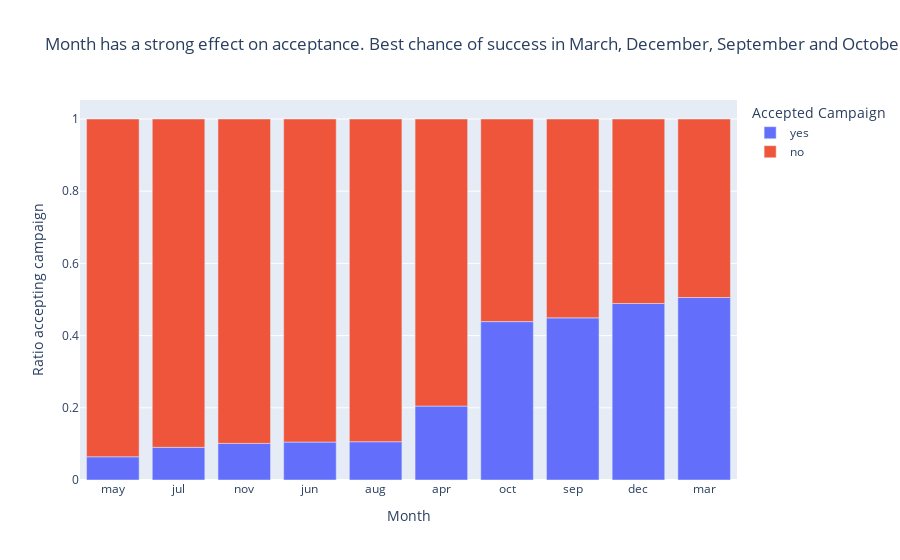

Notebook cell for this chart:
### Code cell
month_ratio = (by_y_df['month'].value_counts() / df['month'].value_counts()).reset_index()
fig = px.bar(
    month_ratio.sort_values(by='count'),
    x='month',
    y='count',
    color='y',
    title="Month has a strong effect on acceptance. Best chance of success in March, December, September and October",
    labels={"month": "Month", "count": "Ratio accepting campaign", 'y': 'Accepted Campaign'},
)
fig.show()
fig.write_image("images/month_acceptance_ratio.png")

### Figure 1 — Plotly figure (JSON) as saved in the notebook; plotly's stock layout.template omitted (floating-point values rounded to 4 significant figures)
{"data": [{"hovertemplate": "Accepted Campaign=yes<br>Month=%{x}<br>Ratio accepting campaign=%{y}<extra></extra>", "legendgroup": "yes", "marker": {"color": "#636efa", "pattern": {"shape": ""}}, "name": "yes", "orientation": "v", "showlegend": true, "textposition": "auto", "x": ["may", "jul", "nov", "jun", "aug", "apr", "oct", "sep", "dec", "mar"], "xaxis": "x", "y": [0.06435, 0.09047, 0.1014, 0.1051, 0.106, 0.2048, 0.4387, 0.4491, 0.489, 0.5055], "yaxis": "y", "type": "bar"}, {"hovertemplate": "Accepted Campaign=no<br>Month=%{x}<br>Ratio accepting campaign=%{y}<extra></extra>", "legendgroup": "no", "marker": {"color": "#EF553B", "pattern": {"shape": ""}}, "name": "no", "orientation": "v", "showlegend": true, "textposition": "auto", "x": ["mar", "dec", "sep", "oct", "apr", "aug", "jun", "nov", "jul", "may"], "xaxis": "x", "y": [0.4945, 0.511, 0.5509, 0.5613, 0.7952, 0.894, 0.8949, 0.8986, 0.9095, 0.9357], "yaxis": "y", "type": "bar"}], "layout": {"xaxis": {"anchor": "y", "domain": [0.0, 1.0], "title": {"text": "Month"}}, "yaxis": {"anchor": "x", "domain": [0.0, 1.0], "title": {"text": "Ratio accepting campaign"}}, "legend": {"title": {"text": "Accepted Campaign"}, "tracegroupgap": 0}, "title": {"text": "Month has a strong effect on acceptance. Best chance of success in March, December, September and October"}, "barmode": "relative"}}
